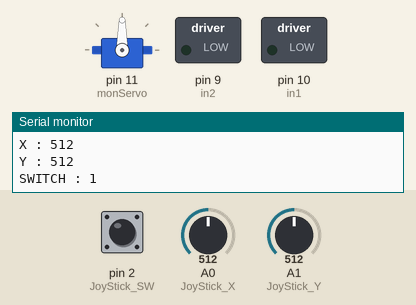
Recording of a sketch running on a simulated Arduino Uno, built with avr-gcc and run on an emulated ATmega328P. Shown: servo, switched loads named in the sketch (green lamp = pin HIGH), the last lines printed to the serial monitor. The inputs (shaded band) are chosen by the test bench; at power-on: A1 (JoyStick_Y) = 512, pin 2 (JoyStick_SW) HIGH, A0 (JoyStick_X) = 512.

Above: at 1.2 s.
1.3 s: A1 (JoyStick_Y) set to 893
2.8 s: A1 (JoyStick_Y) set to 913
At 4.8 s:
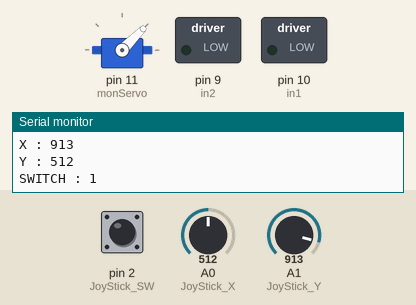
At 9.1 s:
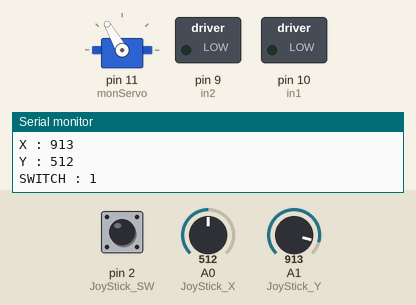
Timing chart, 0 to 17.4 s (numbered marks = the images above; inputs shaded):
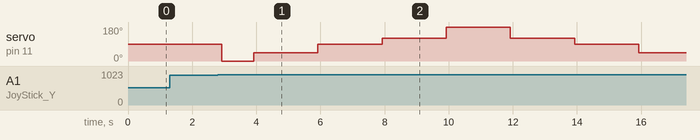

Measured:
- the behaviour switches between 899 and 900 on A1 (JoyStick_Y) (found by bisection; images 0 and 1)
- after the input at 2.8 s, servo on pin 11 (monServo): 90° → 0° after 0.12 s, → 45° 1.0 s later, → 90° 2.0 s later, → 120° 2.0 s later, … (8 changes in this stretch)

The sketch:

MOTOR___JOYSTICK_AND_L298_projet.ino
```cpp
#include<Servo.h>
Servo monServo ;

const int in2 = 9;
const int in1 = 10;

int JoyStick_X = A0; //x
int JoyStick_Y = A1; //y
int JoyStick_SW = 2; //key
void setup()
{
  //pinMode(JoyStick_SW, INPUT);
  pinMode(JoyStick_SW, INPUT_PULLUP);
   pinMode(in1, OUTPUT);
  pinMode(in2, OUTPUT);
  Serial.begin(9600); // 9600 bauds
      monServo.attach(11);


}
void loop()
{
  int x, y, sw;
  y = analogRead(JoyStick_X);
  x = analogRead(JoyStick_Y);
  sw = digitalRead(JoyStick_SW);
  Serial.print("X : ");
  Serial.println(x);
  Serial.print("Y : ");
  Serial.println(y);
  Serial.print("SWITCH : ");
  Serial.println(sw);
  delay(100);


  if (y<=5)
  {
 digitalWrite(in1, HIGH);
    digitalWrite(in2, LOW);

    }
  if (y>=900)
  {
     digitalWrite(in1, LOW);
    digitalWrite(in2, LOW);
    monServo.write(90);
delay(20);
    }


if (x<=5)
{
  monServo.write(90);
  delay(10);
  }

    if(x >= 900)
    {
      monServo.write(0);
delay(1000);
monServo.write(45);
delay(2000);
monServo.write(90);
delay(2000);
monServo.write(120);
delay(2000);
monServo.write(180);
delay(2000);
monServo.write(120);
delay(2000);
monServo.write(90);
delay(2000);
monServo.write(45);
delay(2000);
monServo.write(0);
delay(1000);

       }


}
```
